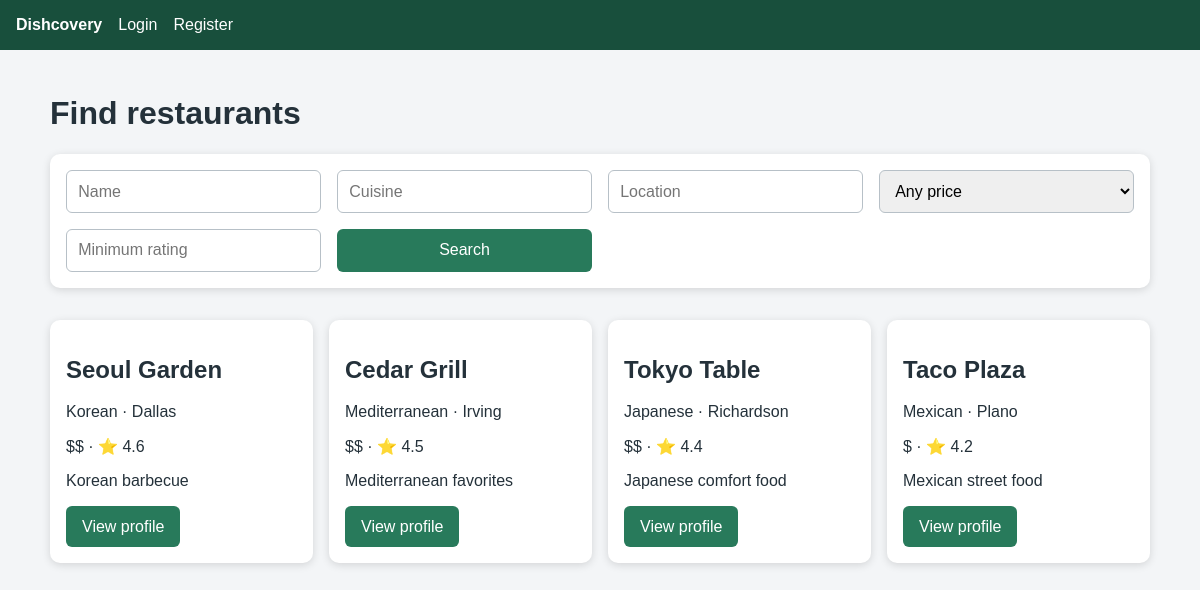
The page / on the database its author committed.
### app/models/restaurant.py (models this page shows)
class Restaurant(db.Model):
    id=db.Column(db.Integer,primary_key=True); name=db.Column(db.String(150),nullable=False,index=True); cuisine=db.Column(db.String(80),nullable=False,index=True); location=db.Column(db.String(120),nullable=False,index=True); address=db.Column(db.String(200),nullable=False); price_level=db.Column(db.Integer,nullable=False); rating=db.Column(db.Float,nullable=False,default=0); hours=db.Column(db.String(150),nullable=False); menu=db.Column(db.Text); description=db.Column(db.Text); dietary_options=db.Column(db.String(200))
    favorites=db.relationship("Favorite",back_populates="restaurant",cascade="all, delete-orphan")

### app/controllers/restaurant_controller.py (the view)
@bp.route("/")
def home():
    p=request.args.get("max_price",""); r=request.args.get("min_rating","")
    data=R.search(request.args.get("name",""),request.args.get("cuisine",""),request.args.get("location",""),int(p) if p else None,float(r) if r else None)
    return render_template("restaurants/home.html",restaurants=data)

### app/repositories/restaurant_repository.py (called while the page is built)
    @staticmethod
    def search(name="",cuisine="",location="",max_price=None,min_rating=None):
        q=Restaurant.query
        if name:q=q.filter(Restaurant.name.ilike(f"%{name}%"))
        if cuisine:q=q.filter(Restaurant.cuisine.ilike(f"%{cuisine}%"))
        if location:q=q.filter(Restaurant.location.ilike(f"%{location}%"))
        if max_price is not None:q=q.filter(Restaurant.price_level<=max_price)
        if min_rating is not None:q=q.filter(Restaurant.rating>=min_rating)
        return q.order_by(Restaurant.rating.desc()).all()

### app/templates/restaurants/home.html
{% extends 'base.html' %}{% block content %}<h1>Find restaurants</h1><form class="card grid"><input name="name" placeholder="Name"><input name="cuisine" placeholder="Cuisine"><input name="location" placeholder="Location"><select name="max_price"><option value="">Any price</option><option value="1">$</option><option value="2">$$</option><option value="3">$$$</option><option value="4">$$$$</option></select><input name="min_rating" type="number" step=".1" min="0" max="5" placeholder="Minimum rating"><button>Search</button></form><section class="grid">{% for r in restaurants %}<article class="card"><h2>{{r.name}}</h2><p>{{r.cuisine}} · {{r.location}}</p><p>{{'$'*r.price_level}} · ⭐ {{r.rating}}</p><p>{{r.description}}</p><a class="btn" href="{{url_for('restaurants.profile',i=r.id)}}">View profile</a></article>{% else %}<p>No matches.</p>{% endfor %}</section>{% endblock %}

### app/templates/base.html
<!doctype html><html><head><meta charset="utf-8"><meta name="viewport" content="width=device-width"><title>{% block title %}Dishcovery{% endblock %}</title><link rel="stylesheet" href="{{url_for('static',filename='css/style.css')}}"></head><body><nav><a href="{{url_for('restaurants.home')}}"><b>Dishcovery</b></a>{% if current_user.is_authenticated %}<a href="{{url_for('preferences.manage')}}">Preferences</a><a href="{{url_for('preferences.matches')}}">Matches</a><a href="{{url_for('favorites.listing')}}">Favorites</a>{% if current_user.is_admin() %}<a href="{{url_for('admin.dashboard')}}">Admin</a>{% endif %}<a href="{{url_for('auth.logout')}}">Logout</a>{% else %}<a href="{{url_for('auth.login')}}">Login</a><a href="{{url_for('auth.register')}}">Register</a>{% endif %}</nav><main>{% for c,m in get_flashed_messages(with_categories=true) %}<div class="alert {{c}}">{{m}}</div>{% endfor %}{% block content %}{% endblock %}</main></body></html>

### app/static/css/style.css (style rules this page uses)
body { margin:0;font-family:Arial;background:#f3f5f7;color:#24313a }
nav { background:#184f3c;padding:1rem;display:flex;gap:1rem;flex-wrap:wrap }
nav a { color:white;text-decoration:none }
main { max-width:1100px;margin:auto;padding:1.5rem }
.card { background:white;padding:1rem;border-radius:10px;box-shadow:0 2px 8px #0002;margin:1rem 0 }
.grid { display:grid;grid-template-columns:repeat(auto-fit,minmax(220px,1fr));gap:1rem }
input,select,textarea,button { padding:.7rem;font:inherit;border:1px solid #b7c0c7;border-radius:6px }
button,.btn { background:#287a5b;color:white;border:0;text-decoration:none;padding:.7rem 1rem;border-radius:6px;display:inline-block }

### rows shown on the page
Restaurant: name "Seoul Garden", cuisine "Korean", location "Dallas", price_level "$$", rating "4.6", description "Korean barbecue"
Restaurant: name "Cedar Grill", cuisine "Mediterranean", location "Irving", price_level "$$", rating "4.5", description "Mediterranean favorites"
Restaurant: name "Tokyo Table", cuisine "Japanese", location "Richardson", price_level "$$", rating "4.4", description "Japanese comfort food"
Restaurant: name "Taco Plaza", cuisine "Mexican", location "Plano", price_level "$", rating "4.2", description "Mexican street food"
